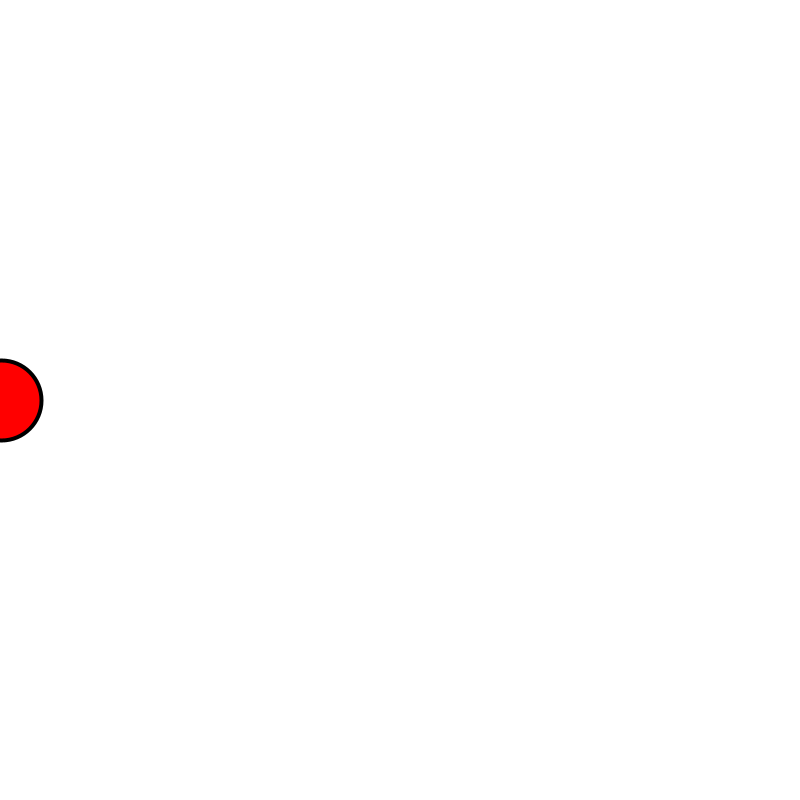
Frame 1 (no input)
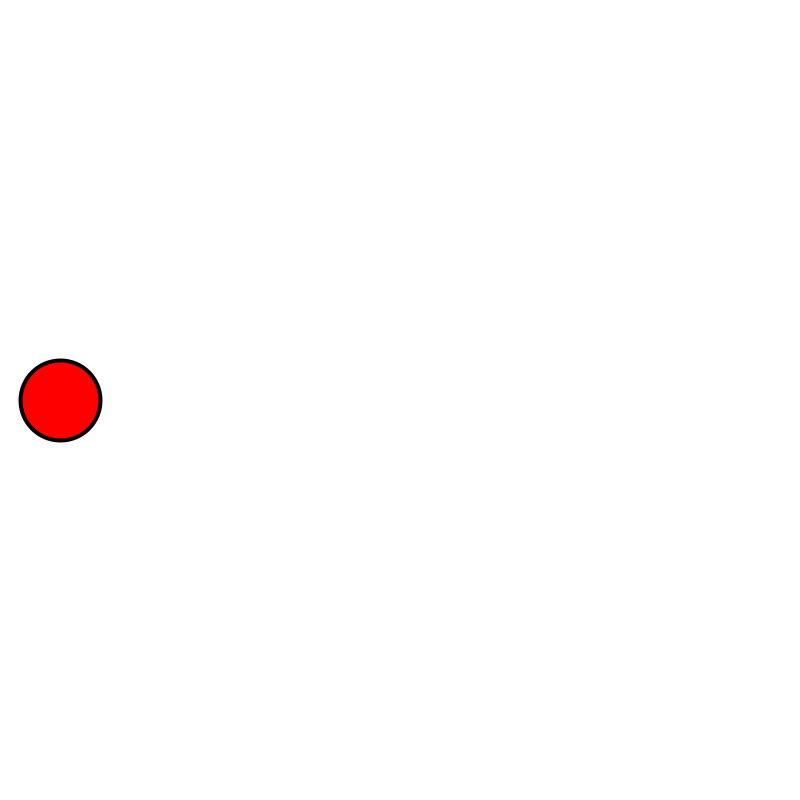
Frame 60 (the mouse pressed at the canvas centre just before this capture)
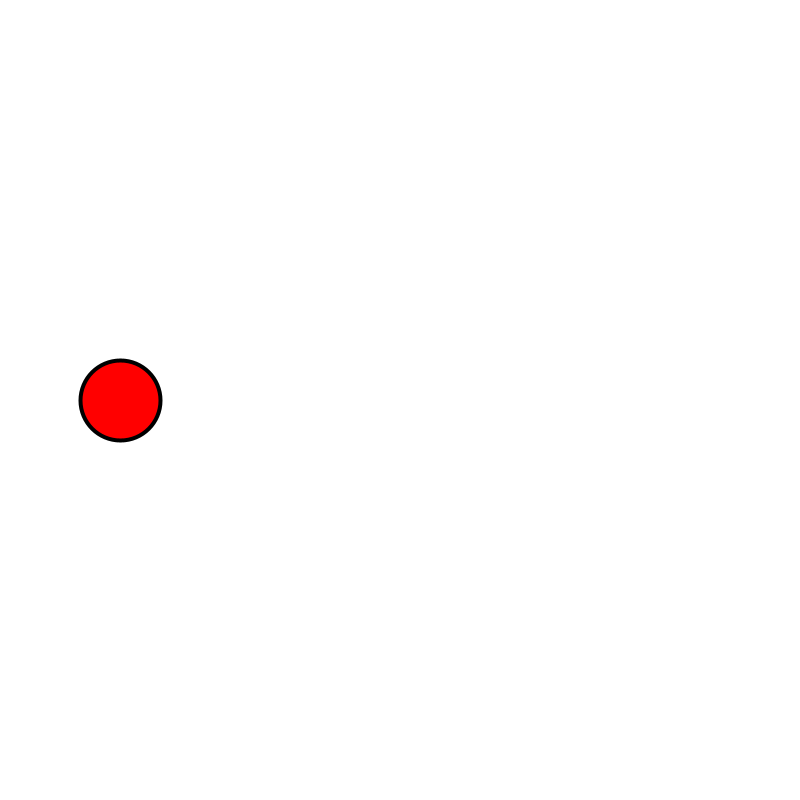
Frame 120 (the mouse held since frame 60 and released just before this capture)

The Processing sketch that drew these frames (run headless with seeded random() and noise(); from frame 60 on, the mouse is pressed at the canvas centre):

// Processing sketch: linearMotion01
// ── linearMotion01.pde

float x, y;

float stepX = 1.0;

void setup(){
  size(800,800);
  frameRate(30);
  
  x = 0;
  y = height/2;
}


void draw(){
  
  background(255);
  
  x += stepX;
  
  fill(255,0,0); strokeWeight(4);
  ellipse(x, y, 80, 80);
}
